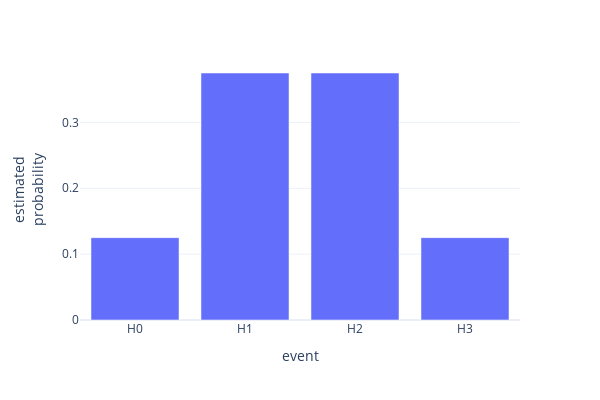

The notebook cell saved with this chart:
### Markdown cell above
Or using a library function that implements the formula:

### Code cell
from scipy.stats import binom

def compute_event_probabilities_from_formula(p_head, n):
    return {
        f'H{head_count}': round(binom.pmf(k=head_count, n=n, p=p_head), 4) for head_count in range(n+1)
    }

event_probabilities_from_formula = compute_event_probabilities_from_formula(p_head=0.5, n=3)

print(event_probabilities_from_formula)
plot_event_probabilities(event_probabilities_from_formula)

### Figure 1 — Plotly figure (JSON) as saved in the notebook; plotly's stock layout.template omitted (floating-point values rounded to 4 significant figures)
{"data": [{"hovertemplate": "x=%{x}<br>y=%{y}<extra></extra>", "legendgroup": "", "marker": {"color": "#636efa", "pattern": {"shape": ""}}, "name": "", "orientation": "v", "showlegend": false, "textposition": "auto", "type": "bar", "x": ["H0", "H1", "H2", "H3"], "xaxis": "x", "y": [0.125, 0.375, 0.375, 0.125], "yaxis": "y"}], "layout": {"barmode": "relative", "height": 400, "legend": {"tracegroupgap": 0}, "margin": {"t": 60}, "showlegend": false, "width": 600, "xaxis": {"anchor": "y", "domain": [0, 1], "title": {"text": "event"}}, "yaxis": {"anchor": "x", "domain": [0, 1], "title": {"text": "estimated<br>probability"}}}}
